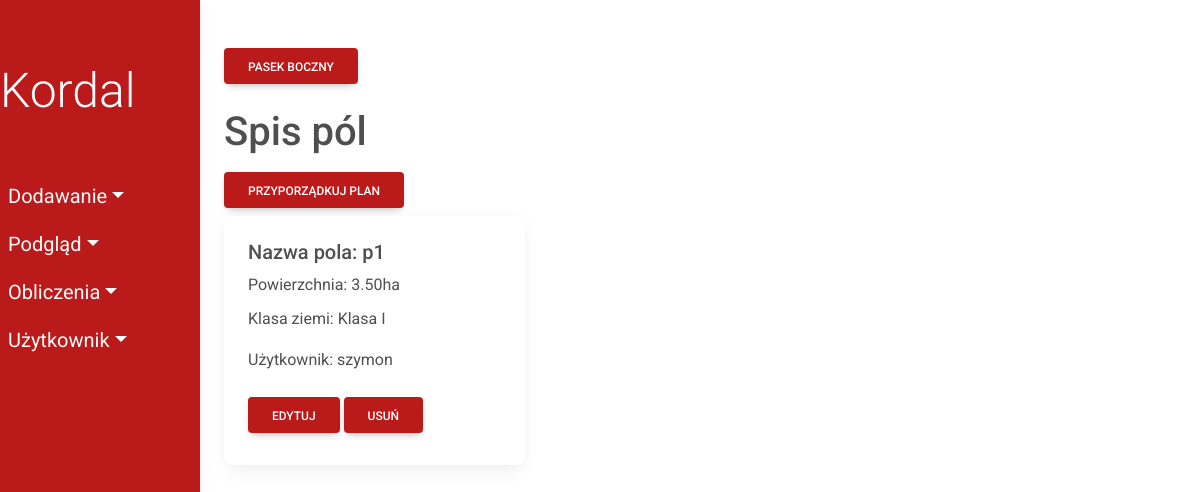
The page /fields/ (signed in) on the database as committed earlier.
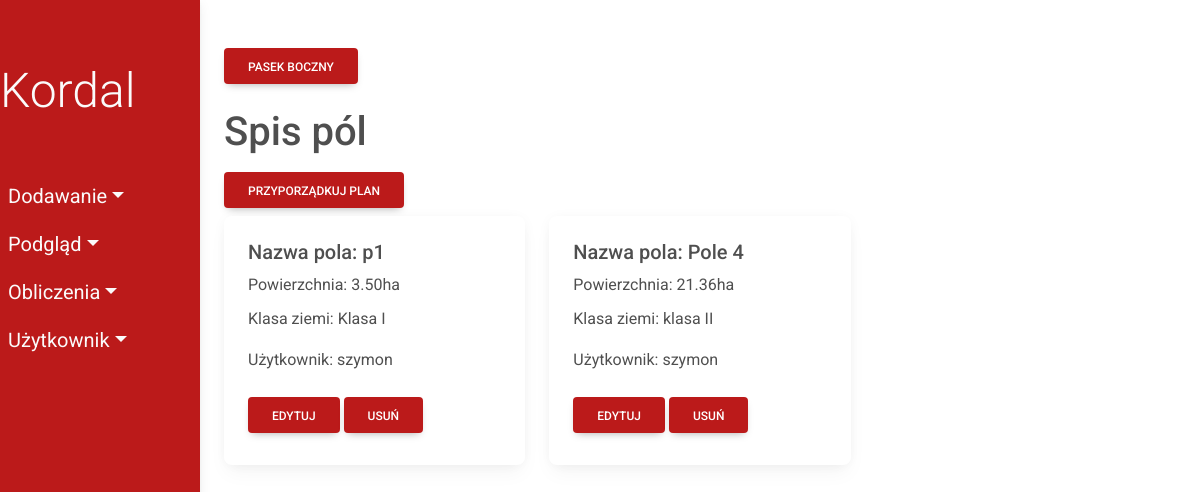
The same page on the database as committed later.
### fields/models.py (models this page shows, shortened)
class Field(models.Model):
    field_name = models.CharField(max_length=50)
    area = models.DecimalField(max_digits=10, decimal_places=2)
    user = models.ForeignKey(User, on_delete=models.CASCADE)
    class_field = models.ForeignKey(
        ClassField, on_delete=models.CASCADE, db_column='class_id')
    class Meta:
        db_table = 'Field'

class ClassField(models.Model):
    class_name = models.CharField(max_length=10)
    class Meta:
        db_table = 'ClassField'
    def __str__(self):
        return self.class_name

### fields/views/viewsField.py (the view)
# urls.py: path('fields/', viewsField.show_fields,
def show_fields(request):
    fields = Field.objects.filter(user = request.user.id)
    return render(request, 'fields/show/field.html', {'fields': fields})

### fields/templates/fields/show/field.html
{% extends 'fields/index.html' %}
      {% block content %}
      <h1>Spis pól</h1>
      <a href="{% url 'assign_optimal_class' %}" class="btn my-2 menu-btn">Przyporządkuj plan</a>
      <div class="row">
        {% for field in fields %}
        <div class="col-sm-4">
          <div class="card">
            <div class="card-body">
              <h5 class="card-title">Nazwa pola: {{ field.field_name}}</h5>
              <p class="card-title">Powierzchnia: {{ field.area}}ha</p>
              <p class="card-text">Klasa ziemi: {{ field.class_field}}</p>
              <p class="card-text">Użytkownik: {{ field.user}}</p>
              <a href="update/{{field.id}}" class="btn my-2 menu-btn">Edytuj</a>
              <a href="delete/{{field.id}}" class="btn my-2 menu-btn">Usuń</a>
            </div>
          </div>
        </div>
        {% endfor %}
      </div>
    {% endblock %}

Rows that differ between the two databases and show on the page:
added Field: field_name "Pole 4", area "21.36", class_field "klasa II", user "szymon"
